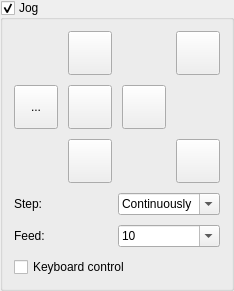
          <widget class="GroupBox" name="grpJog">
           <property name="title">
            <string>Jog</string>
           </property>
           <property name="checkable">
            <bool>true</bool>
           </property>
           <property name="overrided" stdset="0">
            <bool>false</bool>
           </property>
           <layout class="QVBoxLayout" name="verticalLayout_11">
            <item>
             <widget class="QWidget" name="widgetJog" native="true">
              <layout class="QVBoxLayout" name="verticalLayout_9">
               <property name="spacing">
                <number>10</number>
               </property>
               <property name="leftMargin">
                <number>0</number>
               </property>
               <property name="topMargin">
                <number>0</number>
               </property>
               <property name="rightMargin">
                <number>0</number>
               </property>
               <property name="bottomMargin">
                <number>0</number>
               </property>
               <item>
                <layout class="QGridLayout" name="gridLayout_3">
                 <item row="2" column="0">
                  <widget class="StyledToolButton" name="cmdXMinus">
                   <property name="sizePolicy">
                    <sizepolicy hsizetype="Fixed" vsizetype="Fixed">
                     <horstretch>0</horstretch>
                     <verstretch>0</verstretch>
                    </sizepolicy>
                   </property>
                   <property name="minimumSize">
                    <size>
                     <width>44</width>
                     <height>44</height>
                    </size>
                   </property>
                   <property name="toolTip">
                    <string>X-</string>
                   </property>
                   <property name="text">
                    <string>...</string>
                   </property>
                   <property name="icon">
                    <iconset resource="images.qrc">
                     <normaloff>:/images/1401561986_chevron-left.png</normaloff>:/images/1401561986_chevron-left.png</iconset>
                   </property>
                   <property name="iconSize">
                    <size>
                     <width>30</width>
                     <height>30</height>
                    </size>
                   </property>
                  </widget>
                 </item>
                 <item row="3" column="1">
                  <layout class="QHBoxLayout" name="horizontalLayout_13">
                   <property name="spacing">
                    <number>0</number>
                   </property>
                   <item>
                    <widget class="StyledToolButton" name="cmdYMinus">
                     <property name="sizePolicy">
                      <sizepolicy hsizetype="Fixed" vsizetype="Fixed">
                       <horstretch>0</horstretch>
                       <verstretch>0</verstretch>
                      </sizepolicy>
                     </property>
                     <property name="minimumSize">
                      <size>
                       <width>44</width>
                       <height>44</height>
                      </size>
                     </property>
                     <property name="toolTip">
                      <string>Y-</string>
                     </property>
                     <property name="text">
                      <string/>
                     </property>
                     <property name="icon">
                      <iconset resource="images.qrc">
                       <normaloff>:/images/1401562173_chevron-down.png</normaloff>:/images/1401562173_chevron-down.png</iconset>
                     </property>
                     <property name="iconSize">
                      <size>
                       <width>30</width>
                       <height>30</height>
                      </size>
                     </property>
                    </widget>
                   </item>
                  </layout>
                 </item>
                 <item row="2" column="2">
                  <widget class="StyledToolButton" name="cmdXPlus">
                   <property name="sizePolicy">
                    <sizepolicy hsizetype="Fixed" vsizetype="Fixed">
                     <horstretch>0</horstretch>
                     <verstretch>0</verstretch>
                    </sizepolicy>
                   </property>
                   <property name="minimumSize">
                    <size>
                     <width>44</width>
                     <height>44</height>
                    </size>
                   </property>
                   <property name="toolTip">
                    <string>X+</string>
                   </property>
                   <property name="text">
                    <string/>
                   </property>
                   <property name="icon">
                    <iconset resource="images.qrc">
                     <normaloff>:/images/1401562173_chevron-right.png</normaloff>:/images/1401562173_chevron-right.png</iconset>
                   </property>
                   <property name="iconSize">
                    <size>
                     <width>30</width>
                     <height>30</height>
                    </size>
                   </property>
                  </widget>
                 </item>
                 <item row="0" column="1">
                  <layout class="QHBoxLayout" name="horizontalLayout_12">
                   <property name="spacing">
                    <number>0</number>
                   </property>
                   <item>
                    <widget class="StyledToolButton" name="cmdYPlus">
                     <property name="sizePolicy">
                      <sizepolicy hsizetype="Fixed" vsizetype="Fixed">
                       <horstretch>0</horstretch>
                       <verstretch>0</verstretch>
                      </sizepolicy>
                     </property>
                     <property name="minimumSize">
                      <size>
                       <width>44</width>
                       <height>44</height>
                      </size>
                     </property>
                     <property name="toolTip">
                      <string>Y+</string>
                     </property>
                     <property name="text">
                      <string/>
                     </property>
                     <property name="icon">
                      <iconset resource="images.qrc">
                       <normaloff>:/images/1401562173_chevron-up.png</normaloff>:/images/1401562173_chevron-up.png</iconset>
                     </property>
                     <property name="iconSize">
                      <size>
                       <width>30</width>
                       <height>30</height>
                      </size>
                     </property>
                    </widget>
                   </item>
                  </layout>
                 </item>
                 <item row="0" column="3">
                  <layout class="QHBoxLayout" name="horizontalLayout_25">
                   <property name="spacing">
                    <number>0</number>
                   </property>
                   <item>
                    <spacer name="horizontalSpacer">
                     <property name="orientation">
                      <enum>Qt::Horizontal</enum>
                     </property>
                     <property name="sizeHint" stdset="0">
                      <size>
                       <width>0</width>
                       <height>20</height>
                      </size>
                     </property>
                    </spacer>
                   </item>
                   <item>
                    <widget class="StyledToolButton" name="cmdZPlus">
                     <property name="sizePolicy">
                      <sizepolicy hsizetype="Fixed" vsizetype="Fixed">
                       <horstretch>0</horstretch>
                       <verstretch>0</verstretch>
                      </sizepolicy>
                     </property>
                     <property name="minimumSize">
                      <size>
                       <width>44</width>
                       <height>44</height>
                      </size>
                     </property>
                     <property name="toolTip">
                      <string>Z+</string>
                     </property>
                     <property name="text">
                      <string/>
                     </property>
                     <property name="icon">
                      <iconset resource="images.qrc">
                       <normaloff>:/images/1401562699_icon-arrow-up-b.png</normaloff>:/images/1401562699_icon-arrow-up-b.png</iconset>
                     </property>
                     <property name="iconSize">
                      <size>
                       <width>28</width>
                       <height>28</height>
                      </size>
                     </property>
                    </widget>
                   </item>
                  </layout>
                 </item>
                 <item row="3" column="3">
                  <layout class="QHBoxLayout" name="horizontalLayout_26">
                   <property name="spacing">
                    <number>0</number>
                   </property>
                   <item>
                    <spacer name="horizontalSpacer_2">
                     <property name="orientation">
                      <enum>Qt::Horizontal</enum>
                     </property>
                     <property name="sizeHint" stdset="0">
                      <size>
                       <width>0</width>
                       <height>20</height>
                      </size>
                     </property>
                    </spacer>
                   </item>
                   <item>
                    <widget class="StyledToolButton" name="cmdZMinus">
                     <property name="sizePolicy">
                      <sizepolicy hsizetype="Fixed" vsizetype="Fixed">
                       <horstretch>0</horstretch>
                       <verstretch>0</verstretch>
                      </sizepolicy>
                     </property>
                     <property name="minimumSize">
                      <size>
                       <width>44</width>
                       <height>44</height>
                      </size>
                     </property>
                     <property name="toolTip">
                      <string>Z-</string>
                     </property>
                     <property name="text">
                      <string/>
                     </property>
                     <property name="icon">
                      <iconset resource="images.qrc">
                       <normaloff>:/images/1401562699_icon-arrow-down-b.png</normaloff>:/images/1401562699_icon-arrow-down-b.png</iconset>
                     </property>
                     <property name="iconSize">
                      <size>
                       <width>28</width>
                       <height>28</height>
                      </size>
                     </property>
                    </widget>
                   </item>
                  </layout>
                 </item>
                 <item row="2" column="1">
                  <layout class="QHBoxLayout" name="horizontalLayout_15">
                   <property name="spacing">
                    <number>0</number>
                   </property>
                   <item>
                    <widget class="StyledToolButton" name="cmdStop">
                     <property name="sizePolicy">
                      <sizepolicy hsizetype="Fixed" vsizetype="Fixed">
                       <horstretch>0</horstretch>
                       <verstretch>0</verstretch>
                      </sizepolicy>
                     </property>
                     <property name="minimumSize">
                      <size>
                       <width>44</width>
                       <height>44</height>
                      </size>
                     </property>
                     <property name="toolTip">
                      <string>Stop</string>
                     </property>
                     <property name="text">
                      <string/>
                     </property>
                     <property name="icon">
                      <iconset resource="images.qrc">
                       <normaloff>:/images/brake.png</normaloff>:/images/brake.png</iconset>
                     </property>
                     <property name="iconSize">
                      <size>
                       <width>30</width>
                       <height>30</height>
                      </size>
                     </property>
                    </widget>
                   </item>
                  </layout>
                 </item>
                </layout>
               </item>
               <item>
                <layout class="QGridLayout" name="gridLayout_8">
                 <item row="0" column="1">
                  <widget class="ComboBoxKey" name="cboJogStep">
                   <property name="editable">
                    <bool>true</bool>
                   </property>
                   <property name="insertPolicy">
                    <enum>QComboBox::NoInsert</enum>
                   </property>
                   <item>
                    <property name="text">
                     <string>Continuously</string>
                    </property>
                   </item>
                   <item>
                    <property name="text">
                     <string>0.01</string>
                    </property>
                   </item>
                   <item>
                    <property name="text">
                     <string>0.1</string>
                    </property>
                   </item>
                   <item>
                    <property name="text">
                     <string>1</string>
                    </property>
                   </item>
                   <item>
                    <property name="text">
                     <string>5</string>
                    </property>
                   </item>
                   <item>
                    <property name="text">
                     <string>10</string>
                    </property>
                   </item>
                   <item>
                    <property name="text">
                     <string>100</string>
                    </property>
                   </item>
                  </widget>
                 </item>
                 <item row="0" column="0">
                  <widget class="QLabel" name="label_20">
                   <property name="text">
                    <string>Step:</string>
                   </property>
                  </widget>
                 </item>
                 <item row="1" column="0">
                  <widget class="QLabel" name="label_22">
                   <property name="text">
                    <string>Feed:</string>
                   </property>
                  </widget>
                 </item>
                 <item row="1" column="1">
                  <widget class="ComboBoxKey" name="cboJogFeed">
                   <property name="editable">
                    <bool>true</bool>
                   </property>
                   <property name="insertPolicy">
                    <enum>QComboBox::NoInsert</enum>
                   </property>
                   <item>
                    <property name="text">
                     <string>10</string>
                    </property>
                   </item>
                   <item>
                    <property name="text">
                     <string>50</string>
                    </property>
                   </item>
                   <item>
                    <property name="text">
                     <string>100</string>
                    </property>
                   </item>
                   <item>
                    <property name="text">
                     <string>500</string>
                    </property>
                   </item>
                   <item>
                    <property name="text">
                     <string>1000</string>
                    </property>
                   </item>
                   <item>
                    <property name="text">
                     <string>2000</string>
                    </property>
                   </item>
                  </widget>
                 </item>
                </layout>
               </item>
               <item>
                <widget class="QCheckBox" name="chkKeyboardControl">
                 <property name="text">
                  <string>Keyboard control</string>
                 </property>
                </widget>
               </item>
              </layout>
             </widget>
            </item>
           </layout>
          </widget>
